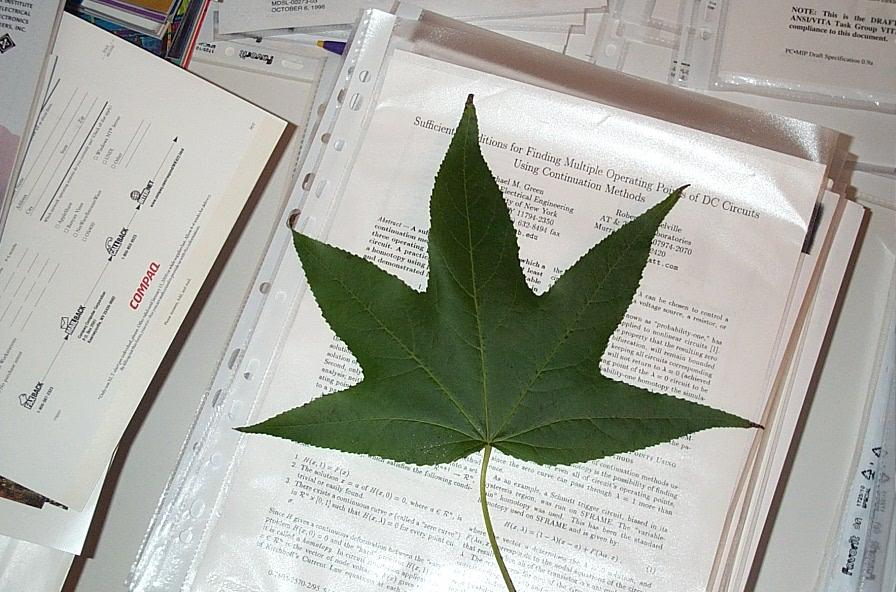
#> input picture week_9/find_leaf/image_0002.jpg, 896 x 592 px
$ python images.py
#> lines starting #> are read from the running program, lines starting #| are printed output that depends on the picture; after the words box and inside, x2 and y2 are one past the last pixel; in counts of white or black regions, pixels touching at a corner belong together
import numpy as np
import skimage.io as io
import skimage.segmentation as seg
import skimage.filters as filter
import scipy.ndimage.morphology as morph
import matplotlib.pyplot as plt

# 1: Load and scale the image
leaf_image = io.imread('image_0002.jpg')
#> leaf_image is the input picture: shape (592, 896, 3); mean R, G, B 170.1, 171.4, 163.4
leaf_image_normalized = leaf_image / 255.0
height = leaf_image.shape[0]
#> height = 592
width = leaf_image.shape[1]
#> width = 896
# io.imshow(leaf_image)
# io.show()
# exit()

# 2: Obtain colour image channels
red = leaf_image_normalized[:, :, 0]
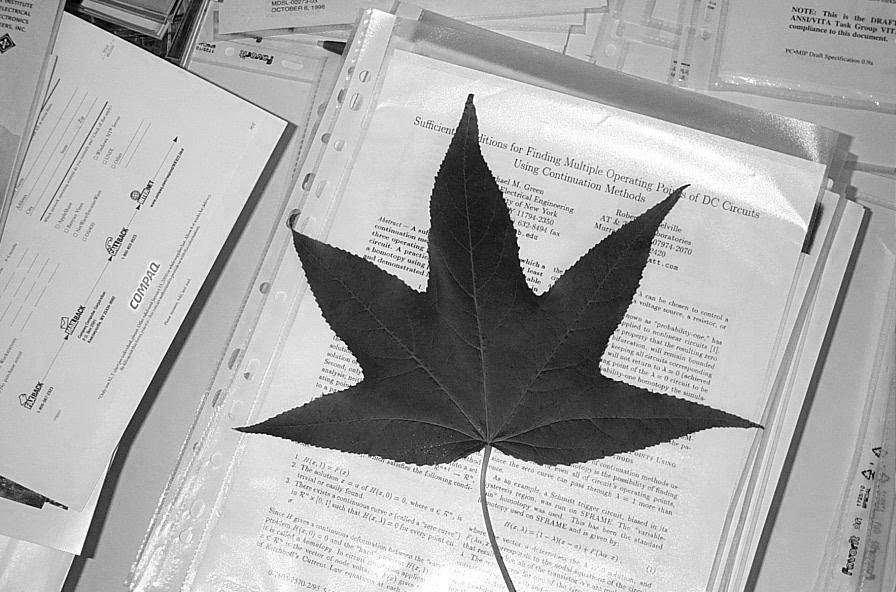
#> red: shape (592, 896) float64; min 0, max 1, mean 0.667
green = leaf_image_normalized[:, :, 1]
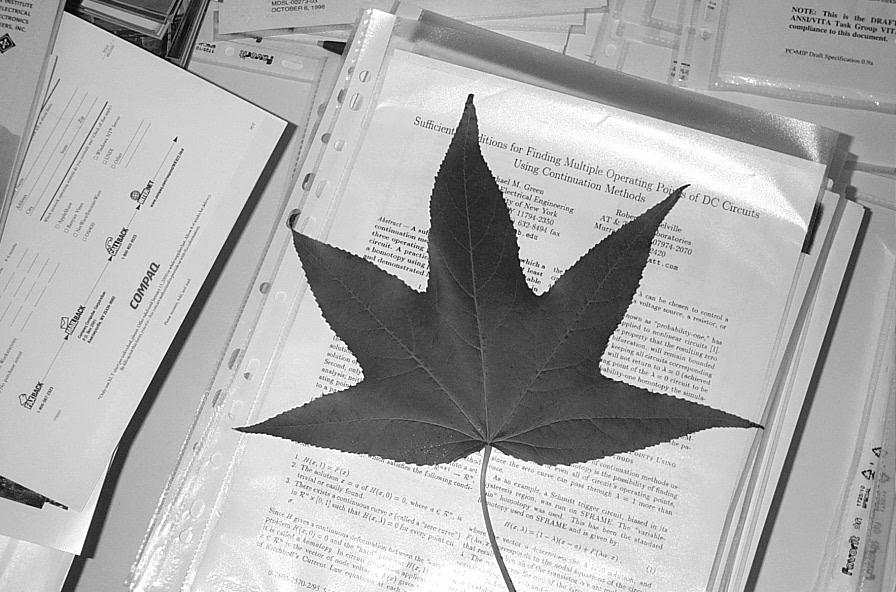
#> green: shape (592, 896) float64; min 0, max 1, mean 0.672
blue = leaf_image_normalized[:, :, 2]
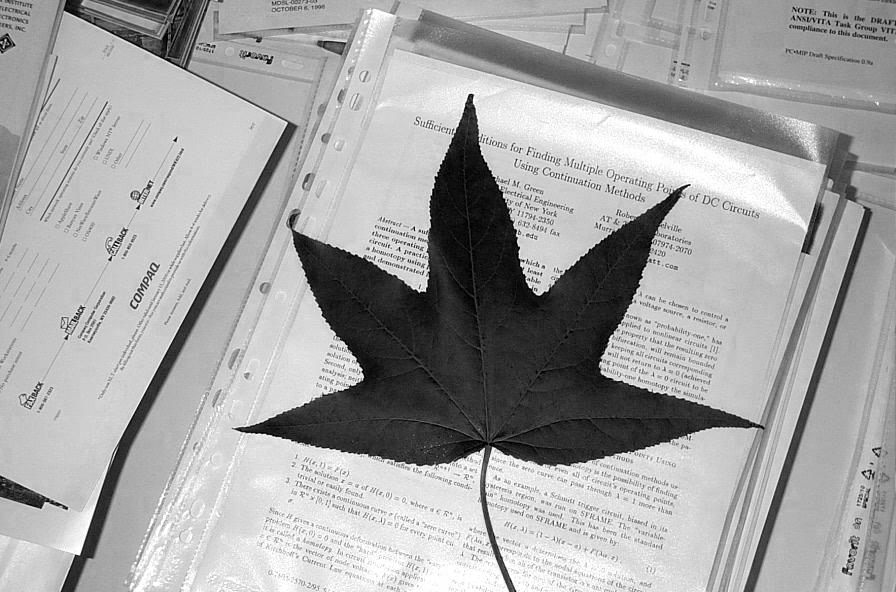
#> blue: shape (592, 896) float64; min 0, max 1, mean 0.641

# 3: compute the greenness of each pixel
greenness = np.zeros([height, width], dtype=float)

# 3a: Loop-based solution to compute greenness
for r in range(0, height):
    for c in range(0, width):
        if red[r, c] + green[r, c] + blue[r, c] != 0:
            greenness[r, c] = green[r, c] / (red[r, c] + green[r, c] + blue[r, c])
        else:
            greenness[r, c] = 0
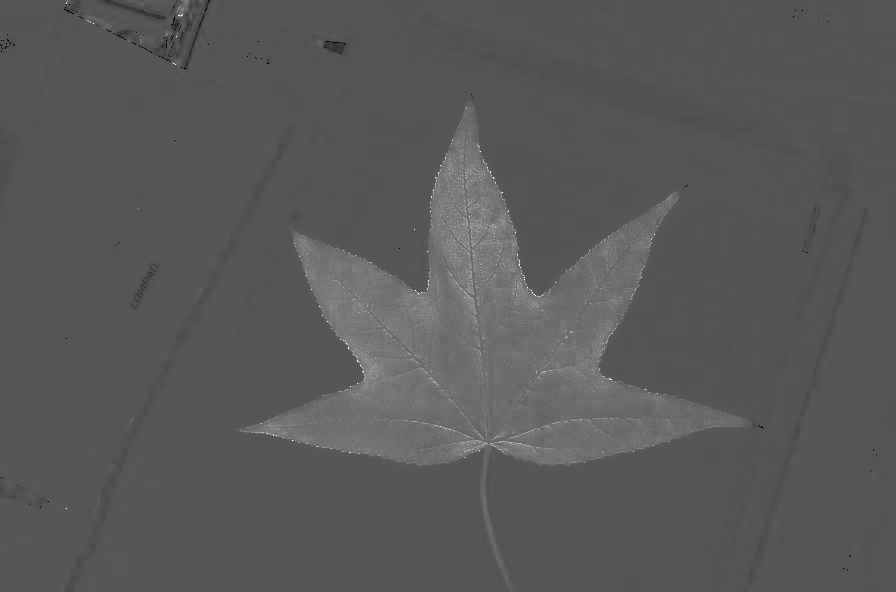
#> greenness: shape (592, 896) float64; min 0, max 1, mean 0.35

# 3b: Loopless solution to compute greenness

# below is simple, but throws an error: RuntimeWarning: invalid value encountered in true_divide
# greenness = green / (red + green + blue)

# below is working loopless solution
# total = red + green + blue
# greenness[green > 0] = green[green > 0] / total[green > 0]
# greenness[green == 0] = 0

# 4. Plot histogram of greenness
# F = plt.figure()
# H, edges = np.histogram(greenness, bins=256)
# plt.bar(range(256), H, edgecolor='none')
# plt.xlim(0, 255)

# 4. or use plt.hist to plot histogram
# F = plt.figure()
# plt.hist(greenness.flatten(), bins=256)

# 5. Obtain a good threshold of "greennness".
# Pixels with greenness higher than T are probably part of a leaf.
T = filter.threshold_otsu(greenness)
#> T = 0.393
# T= 0.4

# 6: Segment the image using the greenness threshold.
segmentation = np.zeros([height, width], dtype=bool)

# 6a: Loop-based solution
for r in range(0, height):
    for c in range(0, width):
        if greenness[r, c] > T:
            segmentation[r, c] = True
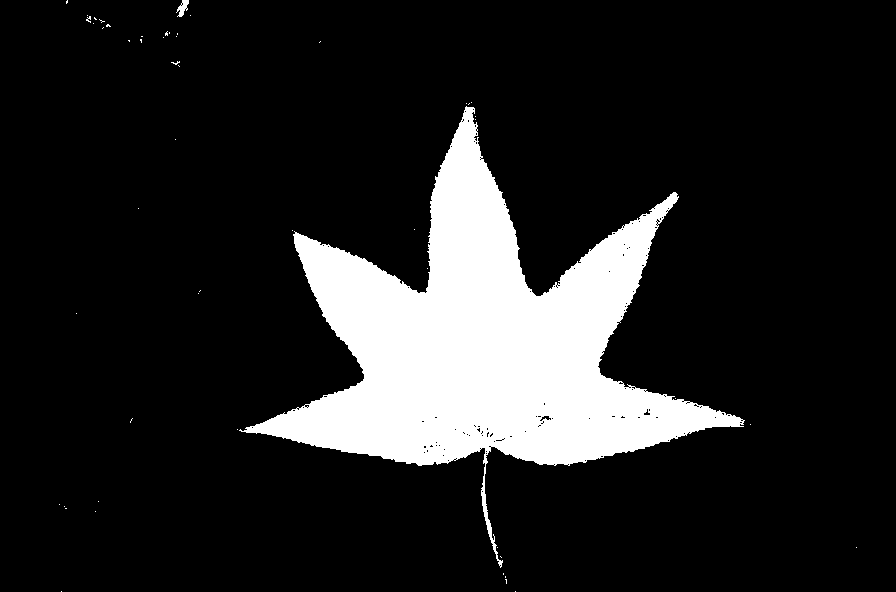
#> segmentation: shape (592, 896) bool; 14% white; 52 white regions (50 under 20 px), largest, box (x1, y1, x2, y2) and area: (239, 106, 745, 568) 73900, (176, 0, 189, 17) 114

# 6b: Loopless soloution
segmentation = greenness > T

# fill holes using a library function
segmentation = morph.binary_fill_holes(segmentation)
#> segmentation: shape (592, 896) bool; 14% white; 52 white regions (50 under 20 px), largest, box (x1, y1, x2, y2) and area: (239, 106, 745, 568) 74196, (176, 0, 189, 17) 118

# # 7: draw the segmentation on the original image
# # find the boundary of leaf
# segmentation_boundaries = np.zeros_like(segmentation).astype(bool)
# for i in range(segmentation_boundaries.shape[0]):
#     for j in range(segmentation_boundaries.shape[1]):
#         if (segmentation[i, j] and  # leaf True, 8 neighbours are not all leaf
#                 not (segmentation[i - 1, j]
#                      and segmentation[i + 1, j]
#                      and segmentation[i, j - 1]
#                      and segmentation[i, j - 1]
#                      and segmentation[i + 1, j + 1]
#                      and segmentation[i - 1, j - 1]
#                      and segmentation[i + 1, j - 1]
#                      and segmentation[i - 1, j + 1])):
#             segmentation_boundaries[i, j] = True

# # use the module function seg:
# segmentation_boundaries = seg.find_boundaries(segmentation)
#
# red[segmentation_boundaries] = 1.0
# green[segmentation_boundaries] = 0.0
# blue[segmentation_boundaries] = 0.0
# result = np.dstack([red, green, blue])
# segfig = plt.figure()
# io.imshow(result)

# # 8: Measure how close the segmentation is to the right answer
#
# # load the ground truth
# GT = io.imread('threshimage_0002.png').astype(bool)
#
# # Compute Dice Similarity Coefficient
# intersection = np.logical_and(segmentation, GT)
# area_seg = np.sum(segmentation)
# area_gt = np.sum(GT)
# area_intersect = np.sum(intersection)
# DSC = 2 * area_intersect / (area_seg + area_gt)
# print('The Dice similarity coefficient of the segmentation is: ', DSC)


io.show()
